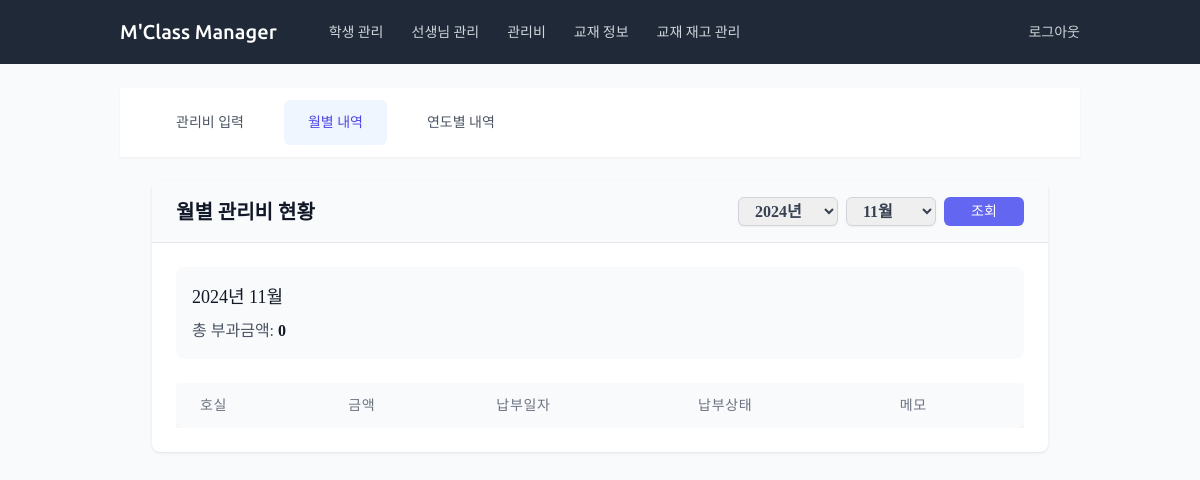
Before: /maintenance/monthly/ (signed in) with the older database file.
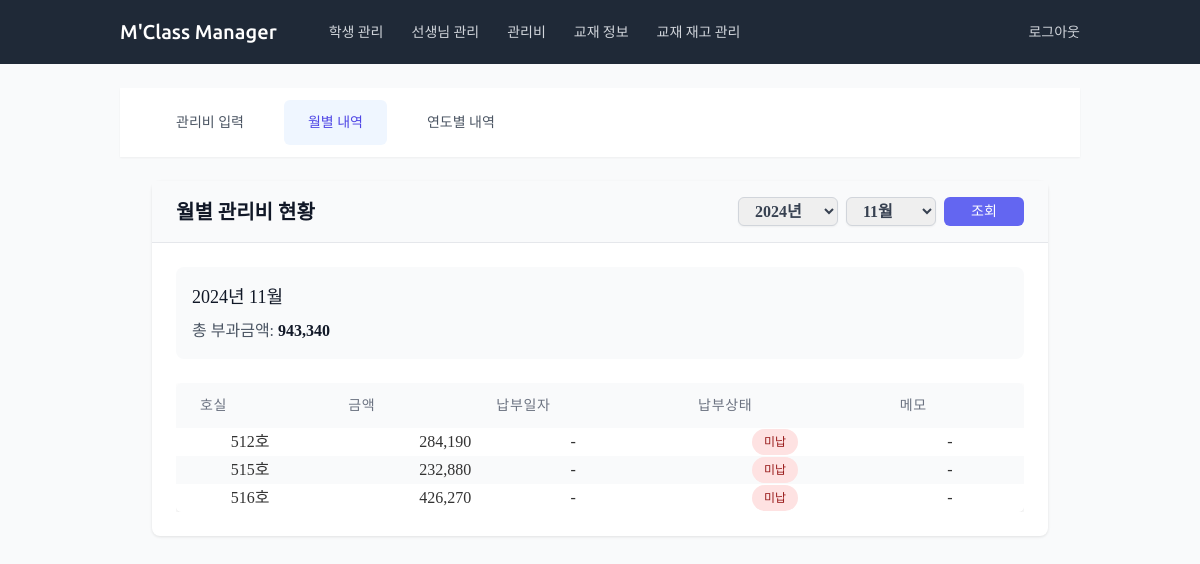
After: the same page with the newer database file.
### maintenance/models.py (models this page shows, shortened)
class Maintenance(models.Model):
    room = models.ForeignKey(
        Room,
        on_delete=models.PROTECT,
        verbose_name='호실'
    )
    date = models.DateField(
        verbose_name='부과년월',
        help_text='년월을 선택해주세요 (예: 2024년 10월)'
    )
    charge = models.IntegerField(
        validators=[MinValueValidator(0, message='금액은 0 이상이어야 합니다.')],
        verbose_name='부과금액',
        help_text='0 이상의 금액을 입력해주세요.'
    )
    date_paid = models.DateField(
        null=True,
        blank=True,
        verbose_name='납부일자'
    )
    memo = models.TextField(
        blank=True,
        verbose_name='메모'
    )
    created_at = models.DateTimeField(auto_now_add=True)
    updated_at = models.DateTimeField(auto_now=True)
    class Meta:
        verbose_name = '관리비'
        verbose_name_plural = '관리비 목록'
        ordering = ['-date', 'room']

class Room(models.Model):
    number = models.IntegerField(
        validators=[MinValueValidator(1)],
        verbose_name='호실',
        unique=True,
    )
    contract_start_date = models.DateField(
        verbose_name='계약 시작일'
    )
    contract_end_date = models.DateField(
        verbose_name='계약 종료일',
        null=True,
        blank=True
    )
    is_active = models.BooleanField(
        default=True,
        verbose_name='계약 활성 상태'
    )
    created_at = models.DateTimeField(auto_now_add=True)
    updated_at = models.DateTimeField(auto_now=True)
    class Meta:
        verbose_name = '호실 정보'
        verbose_name_plural = '호실 목록'
        ordering = ['number']
    def __str__(self):
        return f"{self.number}호"

### maintenance/views.py (the view)
# urls.py: path('monthly/', views.MonthlyReportView.as_view(), name='monthly_report'),
class MonthlyReportView(LoginRequiredMixin, ListView):
    model = Maintenance
    template_name = 'maintenance/monthly_report.html'
    context_object_name = 'maintenance_list'
    def get_queryset(self):
        year = self.request.GET.get('year', timezone.now().year)
        month = self.request.GET.get('month', timezone.now().month)
        return Maintenance.objects.filter(
            date__year=year,
            date__month=month
        ).order_by('room')
    def get_context_data(self, **kwargs):
        context = super().get_context_data(**kwargs)
        available_years = [d.year for d in Maintenance.objects
                         .dates('date', 'year', order='DESC')
                         .distinct()]
        current_year = available_years[0] if available_years else timezone.now().year
        selected_year = int(self.request.GET.get('year', current_year))
        selected_month = int(self.request.GET.get('month', timezone.now().month))
        months = [(i, f"{i}월") for i in range(1, 13)]
        queryset = self.get_queryset()
        context.update({
            'available_years': available_years,  # year_range 대신 available_years 사용
            'months': months,
            'selected_year': selected_year,
            'selected_month': selected_month,
            'total_charge': queryset.aggregate(Sum('charge'))['charge__sum'] or 0
        })
        return context

### maintenance/templates/maintenance/monthly_report.html (shortened to what this page needs)
{% extends 'maintenance/base_maintenance.html' %}
{% load humanize %}
{% block maintenance_content %}
<div class="space-y-6">
    <div class="content-card">
        <div class="card-header">
            <div class="flex justify-between items-center">
                <h1 class="text-xl font-semibold text-gray-900">
                    월별 관리비 현황
                </h1>
                <form method="get" class="flex items-center space-x-2">
                    <select name="year" class="form-input py-1 min-w-[100px]">
                        {% for year in available_years %}
                            <option value="{{ year }}" {% if year == selected_year %}selected{% endif %}>
                                {{ year }}년
                            </option>
                        {% endfor %}
                    </select>
                    <select name="month" class="form-input py-1 min-w-[90px]">
                        {% for month_num, month_name in months %}
                            <option value="{{ month_num }}" {% if month_num == selected_month %}selected{% endif %}>
                                {{ month_name }}
                            </option>
                        {% endfor %}
                    </select>
                    <button type="submit" class="form-button py-1 min-w-[80px]">
                        조회
                    </button>
                </form>
            </div>
        </div>
        <div class="card-body">
            <div class="bg-gray-50 rounded-lg p-4 mb-6">
                <h2 class="text-lg font-medium text-gray-900 mb-2">
                    {{ selected_year }}년 {{ selected_month }}월
                </h2>
                <p class="text-gray-600">
                    총 부과금액: <span class="font-semibold text-gray-900">{{ total_charge|intcomma }}</span>
                </p>
            </div>
            <div class="overflow-x-auto">
                <table class="content-table min-w-full">
                    <thead>
                        <tr>
                            <th class="text-center">호실</th>
                            <th class="text-center">금액</th>
                            <th class="text-center">납부일자</th>
                            <th class="text-center">납부상태</th>
                            <th class="text-center">메모</th>
                        </tr>
                    </thead>
                    <tbody>
                        {% for item in maintenance_list %}
                        <tr class="hover:bg-gray-50">
                            <td class="text-center">{{ item.room }}</td>
                            <td class="text-right">{{ item.charge|intcomma }}</td>
                            <td class="text-center">{{ item.date_paid|default:"-" }}</td>
                            <td class="text-center">
                                <span class="status-badge {% if item.date_paid %}status-badge-success{% else %}status-badge-error{% endif %}">
                                    {{ item.date_paid|yesno:"납부완료,미납" }}
                                </span>
                            </td>
                            <td class="text-center">{{ item.memo|default:"-" }}</td>
                        </tr>
                        {% endfor %}
                    </tbody>
                </table>
            </div>
        </div>
    </div>
</div>
{% endblock %}

Changed rows visible on the page:
added Maintenance: room "512호", charge "284,190", date_paid "-", date_paid "미납", memo "-"
added Maintenance: room "515호", charge "232,880", date_paid "-", date_paid "미납", memo "-"
added Maintenance: room "516호", charge "426,270", date_paid "-", date_paid "미납", memo "-"
Other visible differences:
{{ total_charge|intcomma }}: "0" → "943,340"
